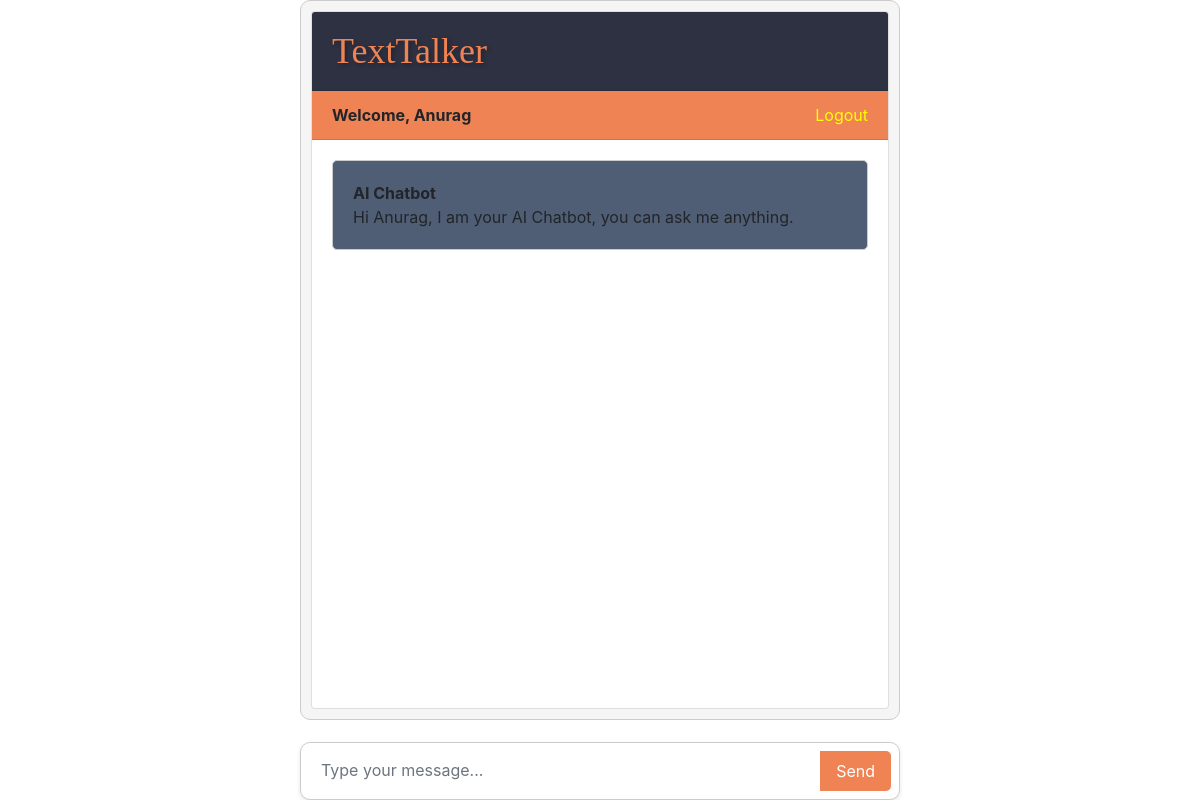
/chatbot (signed in), run on an earlier commit of the app's database.
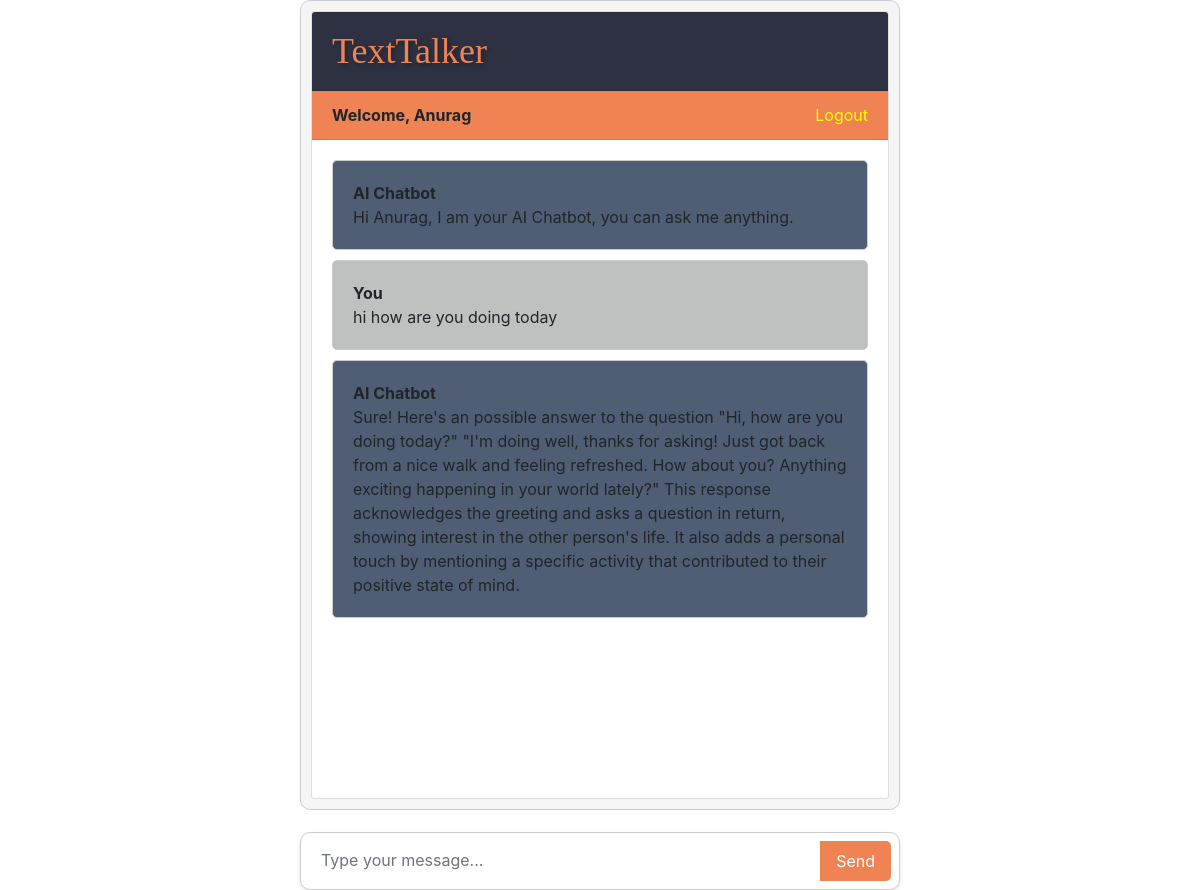
And on a later commit of the database.
### chatbot_django/models.py (models this page shows, shortened)
class Chat(models.Model):
    user = models.ForeignKey(User , on_delete=models.CASCADE)
    message = models.TextField()
    response = models.TextField()
    created_at = models.DateTimeField(auto_now_add=True)

### chatbot_django/views.py (the view)
# urls.py: path('chatbot',views.chatbot , name='chatbot'),
def chatbot(request):
    credentials ={
        'EMAIL' : settings.EMAIL,
        'PASSWORD' : settings.PASSWORD
    }
    email = credentials['EMAIL']
    password = credentials['PASSWORD']
    sign = Login(email, password)
    cookies = sign.login()
    cookie_path_dir = "./cookies_snapshot"
    sign.saveCookiesToDir(cookie_path_dir)
    chatbot = hugchat.ChatBot(cookies=cookies.get_dict())
    chats = Chat.objects.filter(user = request.user)
    if request.method == 'POST':
        message = request.POST.get('message')
        response = chatbot.query(message, web_search=True)
        chat = Chat(user = request.user , message = message , response = response,created_at = timezone.now())
        chat.save()
        return  JsonResponse({'message' : message , 'response' : str(response)})
    return render(request,'chatbot.html', {'chats': chats})

### templates/chatbot.html (shortened to what this page needs)
{% extends 'base.html' %}  {% block content %}
<div class="chat-container">
  <div class="card flex-grow-1">
    <div
      class="card-header"
      style="
        background-color: #2d3142;
        color: white;
        font-family: 'Georgia', 'Times New Roman', serif;
        font-size: 36px;
        text-shadow: 2px 2px 4px rgba(0, 0, 0, 0.3);
        color: #ef8354;
      "
    >
      TextTalker
    </div>
    {% if user.is_authenticated %}
    <div class="card-header" style="background-color: #ef8354">
      <b>Welcome, {{user.username}} </b>
      <a style="color: yellow; float: right" href="logout">Logout</a>
    </div>
    {% else %}
    <div class="card-header" style="background-color: #2d3142">
      <a style="color: #4f5d75" href="login">Login</a>
      <a style="color: #4f5d75" href="register">Register</a>
    </div>
    {% endif %}
    <div class="card-body messages-box">
      <ul class="list-unstyled messages-list">
        <li class="message received">
          <div class="message-text">
            <div class="message-sender">
              <b>AI Chatbot</b>
            </div>
            <div class="message-content">
              Hi {{user.username}}, I am your AI Chatbot, you can ask me
              anything.
            </div>
          </div>
        </li>
        {% for chat in chats %} {% if chat.user == request.user %}
        <li class="message sent">
          <div class="message-text">
            <div class="message-sender">
              <b>You</b>
            </div>
            <div class="message-content">{{chat.message}}</div>
          </div>
        </li>
        <li class="message received">
          <div class="message-text">
            <div class="message-sender">
              <b>AI Chatbot</b>
            </div>
            <div class="message-content">{{chat.response}}</div>
          </div>
        </li>
        {% endif %} {% endfor %}
      </ul>
    </div>
    <br /><br />
    <br /><br />
    <br /><br />
  </div>
  <form class="message-form">
    <div class="input-group">
      <input
        type="text"
        class="form-control message-input"
        placeholder="Type your message..."
      />
      <div class="input-group-append">
        <button type="submit" class="btn btn-primary btn-send">Send</button>
      </div>
    </div>
  </form>
</div>
{% endblock %}

### templates/base.html (shortened to what this page needs)
<!DOCTYPE html>
<html lang="en">
  <head>
    <link
      rel="stylesheet"
      href="https://stackpath.bootstrapcdn.com/bootstrap/4.3.1/css/bootstrap.min.css"
    />
  </head>
  <body>
    {% block content %}{% endblock %}
  </body>
</html>

### templates/chatbot.html (style rules this page uses)
body, :root { --primary-color: #00ff77; }
html { height: 100%; }
.messages-box { flex: 1; overflow-y: auto; }
.messages-list { padding-left: 0; }
.message { margin-bottom: 10px; padding: 10px; background-color: rgb(168, 110, 110); border-radius: 5px; border: 1px solid #ccc; }
.message-text { padding: 10px; border-radius: 5px; }
.sent { background-color: #bfc0c0; align-self: flex-end; }
.received { background-color: #4f5d75; }
.message-form { position: fixed; bottom: 0; left: 25%; width: 50%; background-color: white; border: 1px solid #ccc; border-radius: 10px; padding: 8px; box-shadow: 0 2px 4px rgba(0, 0, 0, 0.1); }
.message-input { width: 100%; display: flex; border: burlywood; border-radius: 5px; outline: burlywood; border-width: 5px; }
.btn-send { display: block; background-color: #ef8354; color: white; padding: 8px 16px; border: none; border-radius: 5px; cursor: pointer; }
.chat-container { position: fixed; display: flex; height: 100%; bottom: 80px; left: 25%; width: 50%; background-color: #f5f5f5; border: 1px solid #ccc; border-radius: 10px; padding: 10px; max-height: calc(100% - 80px); overflow-y: auto; }

What changed in the data, as far as the page shows it:
added Chat: message "hi how are you doing today", response "Sure! Here's an possible answer to the question \"Hi, how are you doing today?\" \"I'm doing well, thanks for asking! Just got back from a nice walk and feeling refreshed. How about you? Anything exciting happening in your world lately?\" This response acknowledges the greeting and asks a question in return, showing interest in the other person's life. It also adds a personal touch by mentioning a specific activity that contributed to their positive state of mind."
